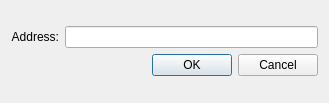
<?xml version="1.0" encoding="UTF-8"?>
<ui version="4.0">
 <class>AddressDialog</class>
 <widget class="QDialog" name="AddressDialog">
  <property name="geometry">
   <rect>
    <x>0</x>
    <y>0</y>
    <width>329</width>
    <height>103</height>
   </rect>
  </property>
  <property name="windowTitle">
   <string>Keithley address</string>
  </property>
  <layout class="QVBoxLayout" name="verticalLayout">
   <item>
    <layout class="QGridLayout" name="gridLayout">
     <item row="0" column="1">
      <widget class="QLineEdit" name="lineEditAddress">
       <property name="text">
        <string/>
       </property>
      </widget>
     </item>
     <item row="0" column="0" alignment="Qt::AlignRight">
      <widget class="QLabel" name="label">
       <property name="text">
        <string>Address:</string>
       </property>
       <property name="alignment">
        <set>Qt::AlignRight|Qt::AlignTrailing|Qt::AlignVCenter</set>
       </property>
      </widget>
     </item>
     <item row="1" column="0" colspan="2">
      <widget class="QDialogButtonBox" name="buttonBox">
       <property name="orientation">
        <enum>Qt::Horizontal</enum>
       </property>
       <property name="standardButtons">
        <set>QDialogButtonBox::Cancel|QDialogButtonBox::Ok</set>
       </property>
      </widget>
     </item>
    </layout>
   </item>
  </layout>
 </widget>
 <resources/>
 <connections>
  <connection>
   <sender>buttonBox</sender>
   <signal>accepted()</signal>
   <receiver>AddressDialog</receiver>
   <slot>accept()</slot>
   <hints>
    <hint type="sourcelabel">
     <x>248</x>
     <y>254</y>
    </hint>
    <hint type="destinationlabel">
     <x>157</x>
     <y>274</y>
    </hint>
   </hints>
  </connection>
  <connection>
   <sender>buttonBox</sender>
   <signal>rejected()</signal>
   <receiver>AddressDialog</receiver>
   <slot>reject()</slot>
   <hints>
    <hint type="sourcelabel">
     <x>316</x>
     <y>260</y>
    </hint>
    <hint type="destinationlabel">
     <x>286</x>
     <y>274</y>
    </hint>
   </hints>
  </connection>
 </connections>
</ui>
